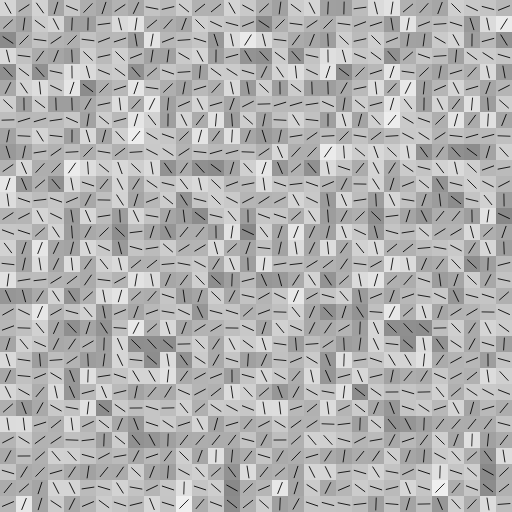
Frame 1 (no input)
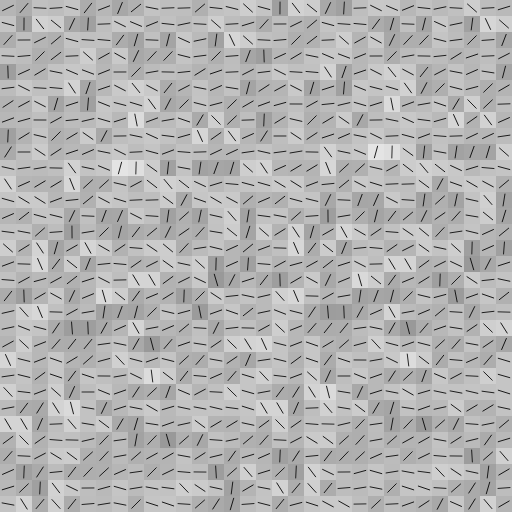
Frame 60 (no input)
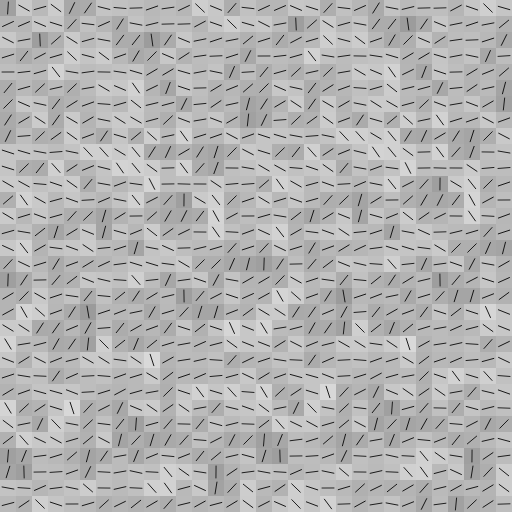
Frame 120 (the mouse pressed at the canvas centre since frame 60)

The p5.js sketch that drew these frames (run headless with seeded random() and noise() and a simulated clock; from frame 60 on, the mouse is pressed at the canvas centre):

// p5.js sketch
// ── sketch.js
const COUNT = 32

let xOffset, yOffset

function setup () {
  createCanvas(512, 512)
  pixelDensity(1)

  xOffset = 0
  yOffset = 0
}

function draw () {
  background(255)
  const size = width / COUNT
  stroke(0, 0, 0, 0)
  for (let x = 0; x <= COUNT; x++) {
    for (let y = 0; y <= COUNT; y++) {
      push()
      translate(size * x, y * size)
      const n = noise(x + xOffset, y + yOffset)
      const c = n * 255

      fill(c, c, c, 128)
      strokeWeight(0)
      rect(0, 0, size, size)

      translate(size / 2, size / 2)
      rotate(TWO_PI * n)
      scale(0.8)
      stroke(0)
      strokeWeight(1)
      strokeCap(SQUARE)
      line(-size / 2, 0, size / 2, 0)

      pop()
    }
  }

  xOffset += random(0, 1 / 100)
  yOffset += random(0, 1 / 100)

  // noLoop()
}
